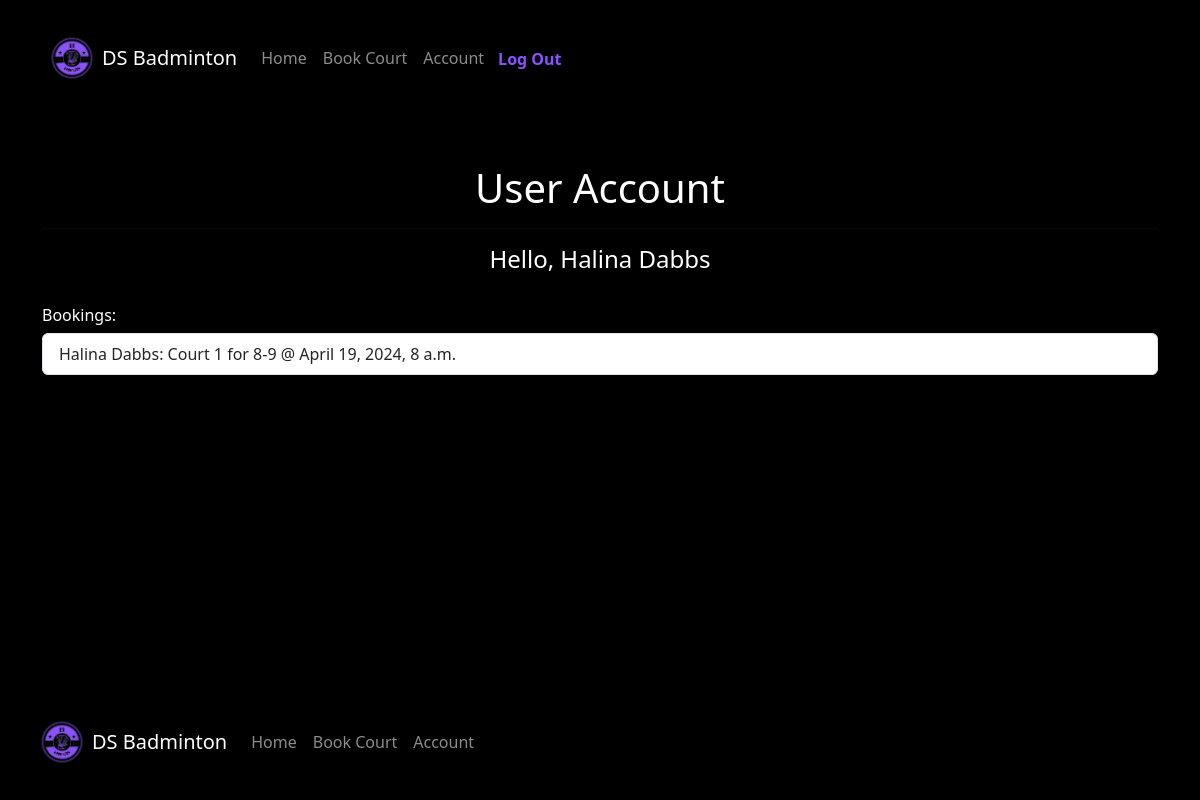
Page /useraccount (signed in) on the committed database.
### BadmintonCourt/models.py (models this page shows, shortened)
class MBooking(models.Model):
    user = models.ForeignKey(
        User,
        on_delete=models.CASCADE,
        related_name='member',
        limit_choices_to={'groups__name': 'Members'}
    )
    court = models.OneToOneField(
        court,
        on_delete=models.CASCADE,
        related_name='Mcourt',
    )

class court(models.Model):
    courtName = models.TextField()
    startTime = models.DateTimeField()
    endTime = models.DateTimeField()
    amount = models.FloatField()
    available = models.BooleanField(default=True)
    def __str__(self):
        return self.courtName

### BadmintonCourt/views.py (the view)
# urls.py: path('useraccount', UserAccountView.as_view(), name='useraccount'),
class UserAccountView(LoginRequiredMixin, ListView):
    model = MBooking
    template_name = 'useraccount.html'
    login_url = 'accounts/login/'
    def get_queryset(self):
        queryset = super().get_queryset()
        if self.request.user.groups.filter(name='Members').exists():
            queryset = queryset.filter(user=self.request.user)
        else:
            queryset = queryset.all()
        return queryset

### BadmintonCourt/templates/useraccount.html
{% extends 'base.html' %}
{% block content %}
<h1 class="text-center text-white">User Account</h1>
<hr>
<h4 class="text-center text-white">Hello, {{ user.first_name }} {{ user.last_name }}</h4>
    <br>
    <h6 class="text-white">Bookings:</h6>
    <ul class="list-group">
    {% for mbook in object_list %}
    <li class="list-group-item"> {{mbook.user.first_name}} {{mbook.user.last_name}}: {{ mbook.court }} @ {{ mbook.court.startTime }} </li>
    {% endfor %}
    </ul>
{% endblock %}

### static/css/base.css (style rules this page uses)
body { background-color: #000000; }

### rows in the picture
MBooking: user.first_name "Halina", user.last_name "Dabbs", court "Court 1 for 8-9", court.startTime "April 19, 2024, 8 a.m."

### other values in the picture
{{ user.first_name }} "Halina"
{{ user.last_name }} "Dabbs"
